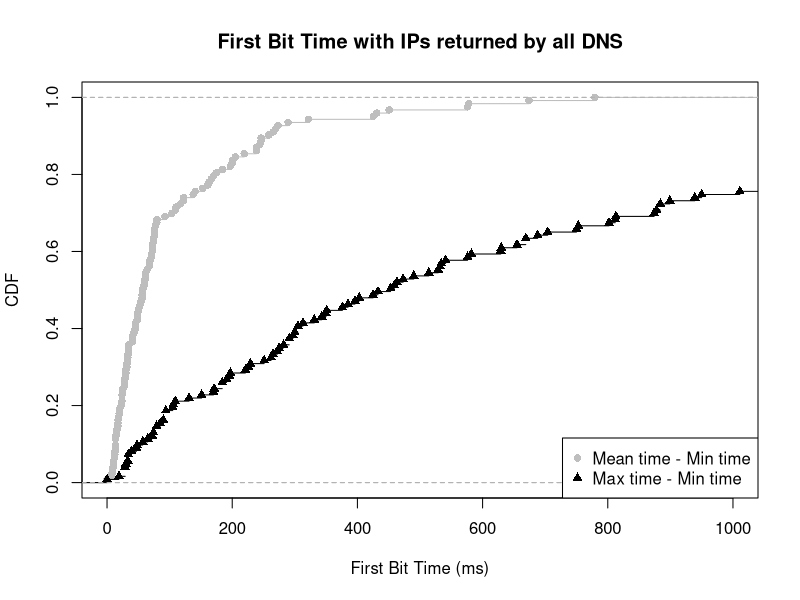

The R script that drew this image:
mean_min <- c(13.572816, 246.150000, 64.055556, 77.076923, 61.638889, 34.032967, 74.178571, 17.566667, 12.777778, 13.750000, 184.376623, 258.535714, 40.545455, 33.206731, 59.536765, 32.785714, 56.416667, 219.150000, 163.103448, 245.769231, 11.700000, 12.388889, 108.912500, 289.322222, 265.500000, 175.150000, 48.181818, 29.652174, 45.079710, 41.277778, 425.275862, 23.847059, 14.250000, 49.000000, 16.092593, 33.524390, 170.500000, 71.361111, 122.269231, 137.692308, 273.166667, 238.611111, 201.090909, 140.833333, 50.116667, 31.727273, 24.000000, 0.000000, 25.400000, 61.433333, 152.916667, 44.870370, 110.444444, 70.638889, 74.444444, 24.000000, 75.777778, 28.166667, 15.000000, 321.443299, 6.750000, 30.238095, 67.300000, 19.416667, 161.137931, 17.500000, 56.066667, 576.182927, 450.652174, 779.416667, 430.928571, 72.208333, 674.050000, 72.893443, 121.718750, 76.214286, 59.326923, 51.365471, 31.694444, 30.208333, 10.625000, 22.977941, 21.000000, 34.888889, 56.129630, 54.547619, 60.813492, 40.833333, 67.779412, 577.794118, 57.416667, 27.846154, 196.987787, 79.483444, 9.833333, 45.923077, 269.479592, 24.403509, 103.657895, 199.678571, 76.123656, 13.916667, 68.607143, 238.380000, 13.916667, 72.323529, 53.000000, 8.277778, 10.714286, 34.250000, 244.125000, 19.722222, 204.944444, 43.000000, 8.071429, 18.416667, 79.727273, 117.683333, 48.917808, 17.245283, 28.420000, 92.611111, 166.484375)

max_min <- c(106.00, 1241.00, 226.00, 459.00, 262.00, 351.00, 576.00, 94.00, 29.00, 30.00, 425.00, 3544.00, 131.00, 396.00, 669.00, 350.00, 184.00, 878.00, 331.00, 1506.00, 170.00, 151.00, 1149.00, 1091.00, 1281.00, 534.00, 305.00, 291.00, 376.00, 514.00, 1868.00, 109.00, 94.00, 343.00, 65.00, 275.00, 305.00, 1390.00, 874.00, 1099.00, 490.00, 950.00, 1011.00, 750.00, 403.00, 300.00, 48.00, 0.00, 191.00, 221.00, 802.00, 753.00, 473.00, 899.00, 463.00, 541.00, 688.00, 94.00, 171.00, 3431.00, 19.00, 72.00, 5643.00, 47.00, 813.00, 39.00, 629.00, 2737.00, 2172.00, 3141.00, 4995.00, 291.00, 2740.00, 5001.00, 939.00, 272.00, 90.00, 2716.00, 655.00, 197.00, 29.00, 529.00, 79.00, 251.00, 532.00, 582.00, 8359.00, 884.00, 2005.00, 9934.00, 184.00, 313.00, 9827.99, 884.00, 34.00, 453.00, 9079.00, 196.00, 1059.00, 1091.00, 669.00, 105.00, 630.00, 9330.00, 74.00, 704.00, 265.00, 29.00, 33.00, 229.00, 1184.00, 57.00, 1177.00, 433.00, 34.00, 85.00, 812.00, 1122.00, 297.00, 79.00, 282.00, 1138.00, 385.00)

mean_min_val = ecdf(mean_min)
max_min_val = ecdf(max_min)

plot(mean_min_val, lty=1, col="grey", pch = 16, xlab="First Bit Time (ms)", ylab="CDF", main="First Bit Time with IPs returned by all DNS", xlim=c(0, 1000))
lines(max_min_val, pch = 17)

legend("bottomright",  pch = c(16, 17), legend=c("Mean time - Min time", "Max time - Min time"), col=c("grey", "black"))
